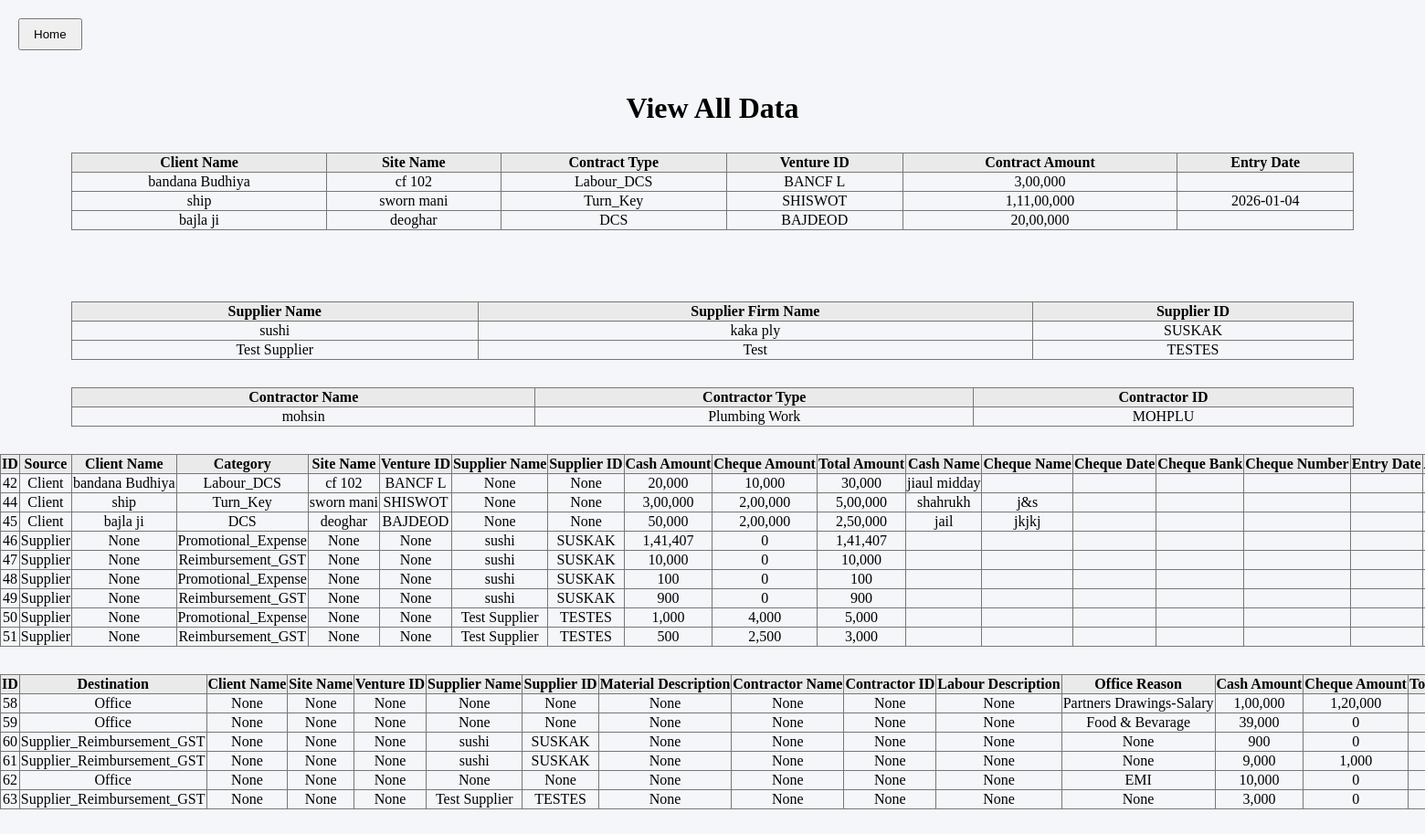
Before: /all_data/ with the older database file.
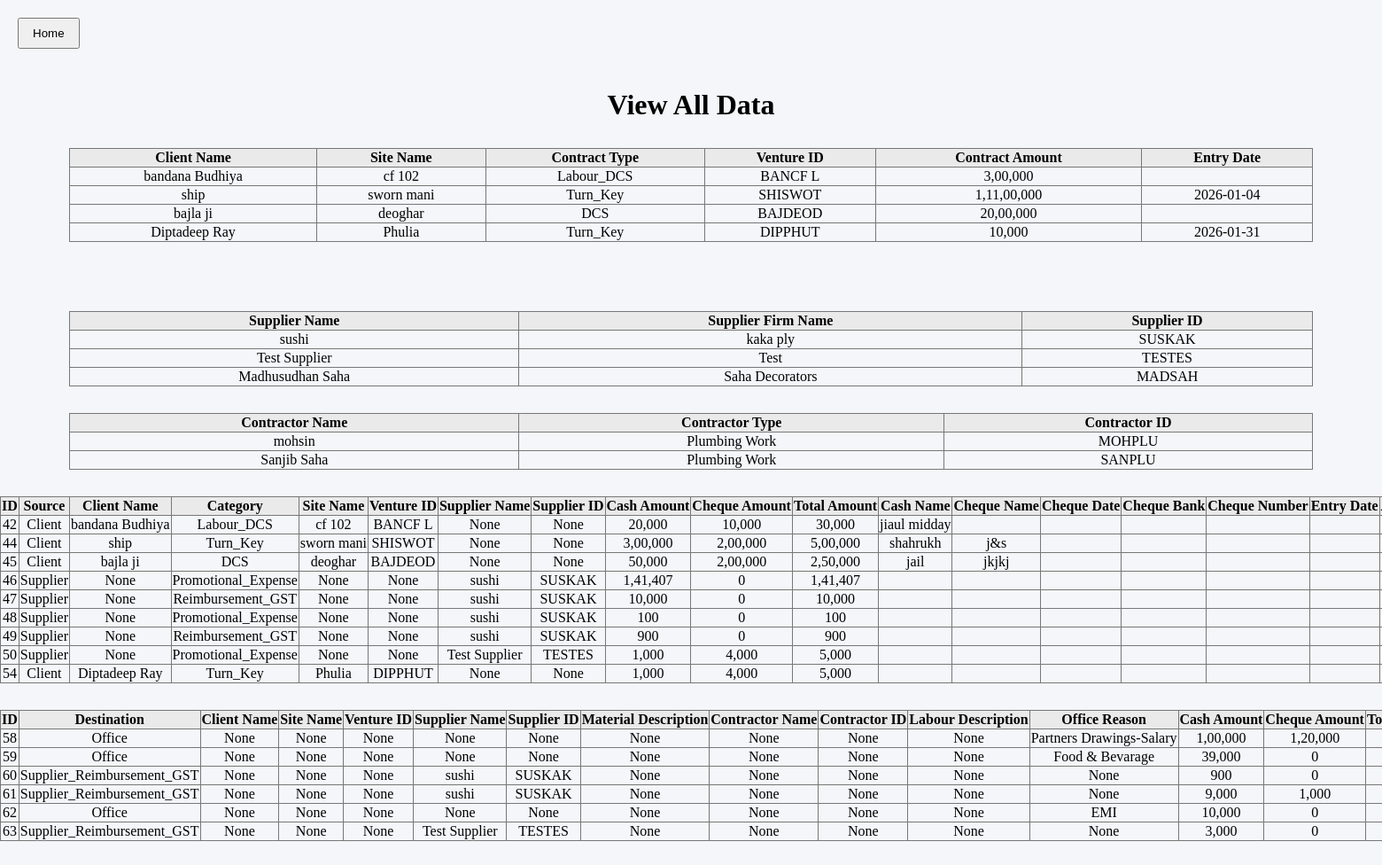
After: the same page with the newer database file.
### tables this page shows
CREATE TABLE all_clients 
                  ( id INTEGER PRIMARY KEY AUTOINCREMENT, client_name TEXT, 
                    site_name TEXT, contract_type TEXT, entry_date TEXT, 
                    contract_amount REAL, venture_id TEXT );

CREATE TABLE all_suppliers 
                  ( id INTEGER PRIMARY KEY AUTOINCREMENT, supplier_name TEXT,
                  supplier_firm_name TEXT, 
                    supplier_id TEXT );

CREATE TABLE all_contractors
                  ( id INTEGER PRIMARY KEY AUTOINCREMENT, contractor_name TEXT,
                  contractor_type TEXT, 
                    contractor_id TEXT );

CREATE TABLE inbound_payments (
        id INTEGER PRIMARY KEY AUTOINCREMENT,
        source TEXT,
        category TEXT,
        client_name TEXT,
        site_name TEXT,
        venture_id TEXT,
        supplier_name TEXT,
        supplier_id TEXT,
        cash_amount REAL,
        cheque_amount REAL,
        total_amount REAL,
        amount_number TEXT,
        cash_name TEXT,
        cheque_name TEXT,
        cheque_date TEXT,
        cheque_bank TEXT,
        cheque_number TEXT,
        entry_date TEXT,
        ar_id TEXT);

CREATE TABLE outbound_payments (
id INTEGER PRIMARY KEY AUTOINCREMENT,
destination TEXT,
client_name TEXT,
site_name TEXT,
venture_id TEXT,
supplier_name TEXT,
supplier_id TEXT,
material_description TEXT,
contractor_name TEXT,
contractor_id TEXT,
labour_description TEXT,
office_reason TEXT,
cash_amount REAL,
cheque_amount REAL,
total_amount REAL,
amount_number TEXT,
cash_name TEXT,
cheque_name TEXT,
cheque_date TEXT,
cheque_bank TEXT,
cheque_number TEXT,
entry_date TEXT,
actual_ap_id TEXT
);

### all_data/routes.py (the view)
@all_data_bp.route("/")
def view_data():
    rows_clients = run_query(QUERY1)
    rows_suppliers = run_query(QUERY2)
    rows_contractors = run_query(QUERY3)
    rows_inbound_payments = run_query(QUERY4)
    rows_outbound_payments = run_query(QUERY5)
    if rows_clients:
        columns_clients = rows_clients[0].keys()
    else:
        columns_clients = []
    if rows_suppliers:
        columns_suppliers = rows_suppliers[0].keys()
    else:
        columns_suppliers = []
    if rows_contractors:
        columns_contractors = rows_contractors[0].keys()
    else:
        columns_contractors = []
    if rows_inbound_payments:
        columns_inbound_payments = rows_inbound_payments[0].keys()
    else:
        columns_inbound_payments = []
    if rows_outbound_payments:
        columns_outbound_payments = rows_outbound_payments[0].keys()
    else:
        columns_outbound_payments = []
    return render_template(
        "all_data.html",
        header="View All Data",
        columns_clients=columns_clients,
        rows_clients=rows_clients,
        columns_suppliers=columns_suppliers,
        rows_suppliers=rows_suppliers,
        columns_contractors=columns_contractors,
        rows_contractors=rows_contractors,
        rows_inbound_payments=rows_inbound_payments,
        columns_inbound_payments=columns_inbound_payments,
        rows_outbound_payments=rows_outbound_payments,
        columns_outbound_payments=columns_outbound_payments
)

### all_data/routes.py (called while the page is built)
def run_query(query):
    db_path = current_app.config['DATABASE']
    conn = sqlite3.connect(db_path)
    conn.row_factory = sqlite3.Row   # returns rows as dict-like objects
    cur = conn.cursor()
    cur.execute(query)
    rows = cur.fetchall()
    conn.close()
    return rows

### templates/all_data.html (shortened to what this page needs)
<!DOCTYPE html>
<html>
<head>
</head>
<body>
    <button class="home-button" type="button" onclick="window.location.href='/'">Home</button>
    <h1>{{ header }}</h1>
    <div class="table-section">
    {% if rows_clients %}
    <table>
        <tr>
            {% for col in columns_clients %}
                <th>{{ col }}</th>
            {% endfor %}
        </tr>
        {% for row in rows_clients %}
        <tr>
            {% for col in columns_clients %}
                <td>
    {% if row[col] is number %}
        {{ row[col] | indian }}
    {% else %}
        {{ row[col] }}
    {% endif %}
</td>
            {% endfor %}
        </tr>
        {% endfor %}
    </table>
    {% else %}
        <p></p>
    {% endif %}
</div>
<br>
   <div class="table-section">
    {% if rows_suppliers %}
    <table>
        <tr>
            {% for col in columns_suppliers %}
                <th>{{ col }}</th>
            {% endfor %}
        </tr>
        {% for row in rows_suppliers %}
        <tr>
            {% for col in columns_suppliers %}
                <td>
    {% if row[col] is number %}
        {{ row[col] | indian }}
    {% else %}
        {{ row[col] }}
    {% endif %}
</td>
            {% endfor %}
        </tr>
        {% endfor %}
    </table>
    {% else %}
        <p></p>
    {% endif %}
</div>
<div class="table-section">
    {% if rows_contractors %}
    <table>
        <tr>
            {% for col in columns_contractors   %}
                <th>{{ col }}</th>
            {% endfor %}
        </tr>
        {% for row in rows_contractors %}
        <tr>
            {% for col in columns_contractors %}
                <td>
    {% if row[col] is number %}
        {{ row[col] | indian }}
    {% else %}
        {{ row[col] }}
    {% endif %}
</td>
            {% endfor %}
        </tr>
        {% endfor %}
    </table>
    {% else %}
        <p></p>
    {% endif %}
</div>
<div class="table-section">
    {% if rows_inbound_payments %}
    <table>
        <tr>
            {% for col in columns_inbound_payments %}
                <th>{{ col }}</th>
            {% endfor %}
        </tr>
        {% for row in rows_inbound_payments %}
        <tr>
            {% for col in columns_inbound_payments %}
                <td>
    {% if row[col] is number %}
        {{ row[col] | indian }}
    {% else %}
        {{ row[col] }}
    {% endif %}
</td>
            {% endfor %}
        </tr>
        {% endfor %}
    </table>
    {% else %}
        <p></p>
    {% endif %}
</div>
<div class="table-section">
    {% if rows_outbound_payments %}
    <table>
        <tr>
            {% for col in columns_outbound_payments %}
                <th>{{ col }}</th>
            {% endfor %}
        </tr>
        {% for row in rows_outbound_payments %}
        <tr>
            {% for col in columns_outbound_payments %}
                <td>
    {% if row[col] is number %}
        {{ row[col] | indian }}
    {% else %}
        {{ row[col] }}
    {% endif %}
</td>
            {% endfor %}
        </tr>
        {% endfor %}
    </table>
    {% else %}
        <p></p>
    {% endif %}
</div>
<br>
</body>
</html>

### templates/all_data.html (style rules this page uses)
body { background: #f4f6f9; margin: 0; padding: 0; text-align: center; }
.home-button { position: absolute; top: 20px; left: 20px; padding: 8px 15px; width: auto; }
h1 { margin-top: 100px; margin-bottom: 30px; }
table { border-collapse: collapse; width: 90%; margin: 30px auto; table-layout: auto; }
th, td { border: 1px solid #777; padding: 1px; text-align: center; white-space: nowrap; }
th { background: #eaeaea; }

Changed rows visible on the page:
removed inbound_payments: id "51" "500" "2,500" "3,000", source "Supplier" "None" "Reimbursement_GST" "None" "None" "Test Supplier" "TESTES"
added all_clients: client_name "Diptadeep Ray" "Phulia" "Turn_Key" "DIPPHUT" "2026-01-31", contract_amount "10,000"
added all_suppliers: supplier_name "Madhusudhan Saha" "Saha Decorators" "MADSAH"
added all_contractors: contractor_name "Sanjib Saha" "Plumbing Work" "SANPLU"
added inbound_payments: id "54" "1,000" "4,000" "5,000", source "Client" "Diptadeep Ray" "Turn_Key" "Phulia" "DIPPHUT" "None" "None"
